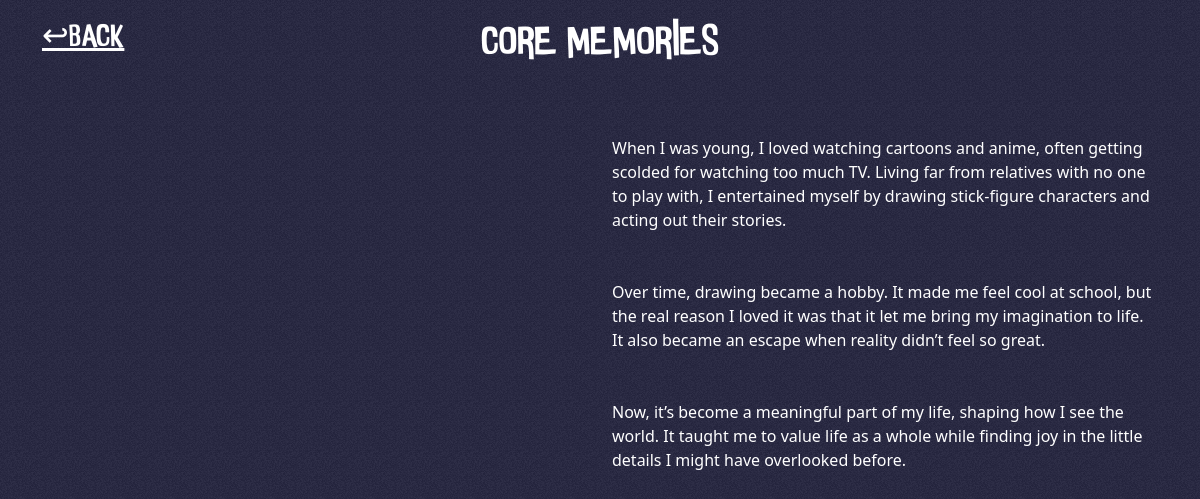
Screenshot of /view.php?islandOfPersonalityID=1 with the database file from the repository.
### tables this page shows
CREATE TABLE `islandcontents` (
  `islandContentID` int(4) NOT NULL,
  `islandOfPersonalityID` int(4) NOT NULL,
  `image` varchar(50) DEFAULT NULL,
  `content` varchar(300) NOT NULL,
  `color` varchar(10) DEFAULT NULL
);

### connect.php (called while the page is built, shortened)
<?php
function executeQuery($query)
{
	$conn = $GLOBALS['conn'];
	return mysqli_query($conn, $query);
}
?>

### view.php (the view, shortened to what this page needs)
<?php
include('connect.php');
if (isset($_GET['islandOfPersonalityID'])) {
  $islandOfPersonalityID = $_GET['islandOfPersonalityID'];
  $islandQuery = "SELECT * FROM islandcontents WHERE islandOfPersonalityID = '$islandOfPersonalityID'";
  $islandResult = executeQuery($islandQuery);
}
$title = "CORE MEMORIES"
  ?>
<!DOCTYPE html>
<html lang="en">
<head>
  <link href="https://cdn.jsdelivr.net/npm/bootstrap@5.3.3/dist/css/bootstrap.min.css" rel="stylesheet"
 />
  <link rel="stylesheet" href="view.css" />
</head>
<body>
  <div class="parent container d-flex justify-content-center mb-5 mt-3">
    <div class="row">
      <div class="col">
        <h1><?php echo $title; ?></h1>
      </div>
    </div>
  </div>
  <div class="back container">
    <div class="row">
      <div class="col">
        <a href="index.php">
          <h2>&#8617;back</h2>
        </a>
      </div>
    </div>
  </div>
  <div class="container">
    <php class="row">
      <?php
      if (mysqli_num_rows($islandResult) > 0) {
        while ($row = mysqli_fetch_assoc($islandResult)) {
          $content = $row['content'];
          ?>
          <div class="card d-flex flex-row gap-3 p-3 mb-3 rounded-0">
            <div class="row">
              <div class="col-lg-6 col-sm-12">
              </div>
              <div class="col-lg-6 col-sm-12" style="font-size: 16px;">
                <?php echo $content; ?>
              </div>
            </div>
          </div>
          <?php
        }
      }
      ?>
  </div>
</body>
</html>

### view.css (style rules this page uses)
html, body { background-color: #0c0c2e; }
h1 { font-family: "Inside Out", sans-serif; color: #ffffff; }
.card { background-color: transparent; border: none; color: #ffffff; }
.parent { position: relative; }
.back a { font-family: "Inside Out", sans-serif; position: absolute; top: 2%; color: #ffffff; }

### rows the page displays
islandcontents: content "When I was young, I loved watching cartoons and anime, often getting scolded for watching too much TV. Living far from relatives with no one to play with, I entertained myself by drawing stick-figure characters and acting out their stories."
islandcontents: content "Over time, drawing became a hobby. It made me feel cool at school, but the real reason I loved it was that it let me bring my imagination to life. It also became an escape when reality didn’t feel so great."
islandcontents: content "Now, it’s become a meaningful part of my life, shaping how I see the world. It taught me to value life as a whole while finding joy in the little details I might have overlooked before."

### other values shown
$title "CORE MEMORIES"
